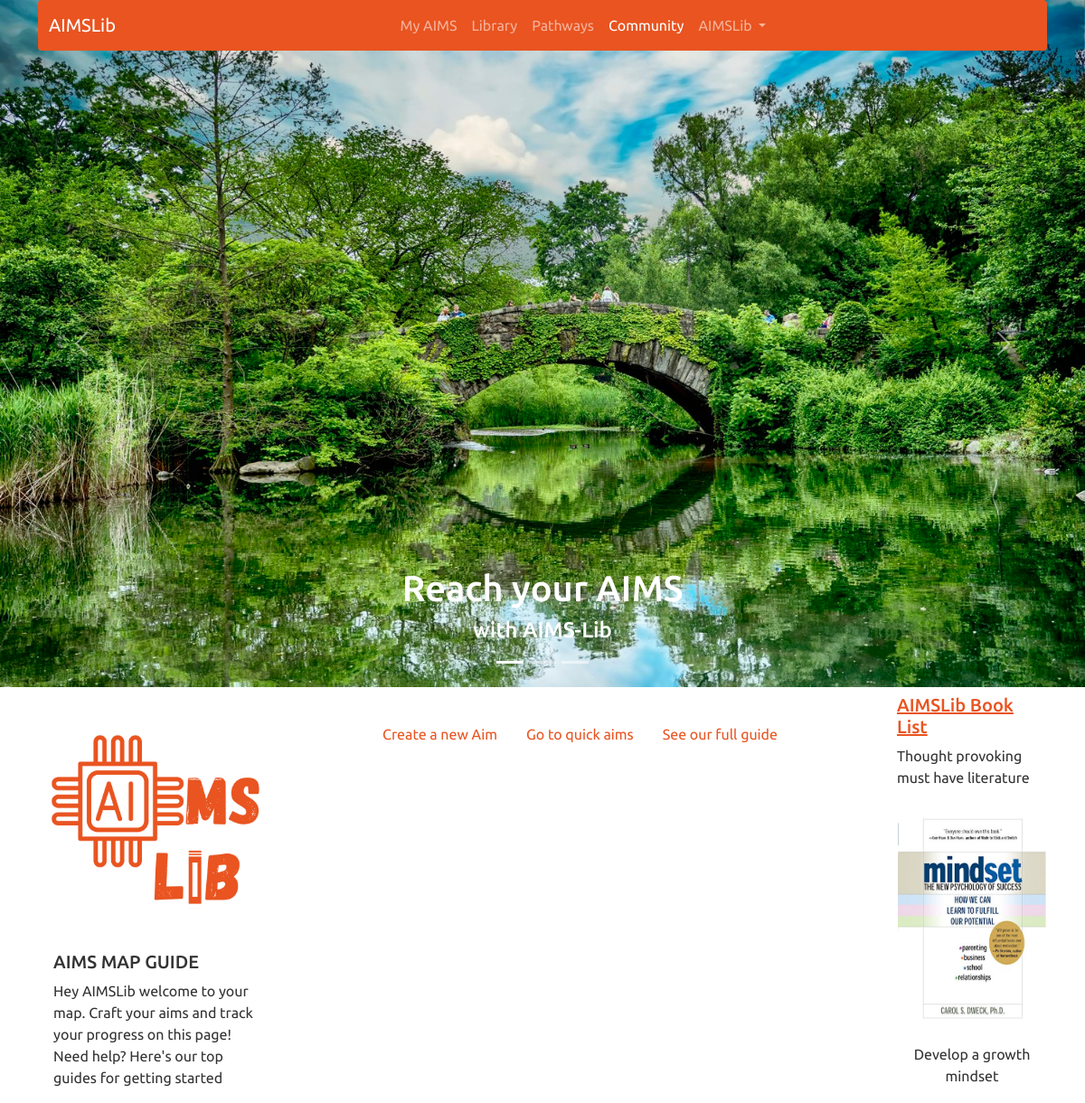
The app's page /aims_dash/ (signed in, upper part), older data.
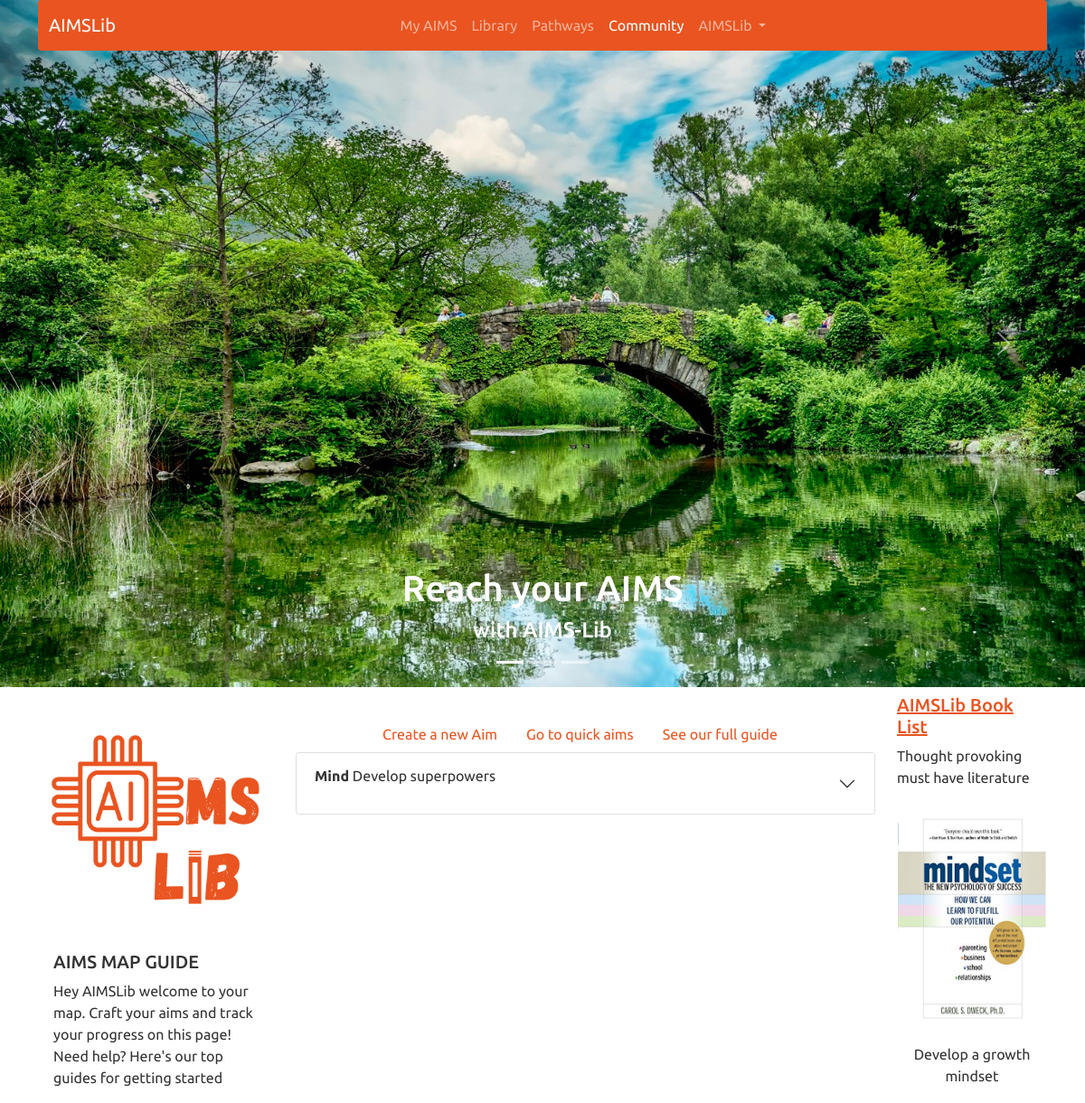
The same page, newer data.
### Development/models.py (models this page shows, shortened)
class DevelopmentCategory(models.Model):
    title = models.CharField(max_length=255)
    description = models.TextField()
    parent_category = models.ForeignKey('self',blank=True, null=True ,related_name='children', on_delete=models.SET_NULL)
    global_standard = models.BooleanField(default=False)

class Aim(models.Model):
    user = models.ForeignKey(User, on_delete=models.CASCADE)
    category = models.ForeignKey(DevelopmentCategory, blank=True, null=True, on_delete=models.SET_NULL)
    title = models.TextField()
    why = models.TextField(blank=True, null=True)
    user_status = models.CharField(max_length=100, choices=USER_STATUS, default="active")

### Development/views.py (the view, shortened to what this page needs)
# urls.py: path('aims_dash/', AimsDash.as_view(), name="aims-dash"),
class AimsDash(TemplateView):
    template_name = "aims_dash.html"
    def get_context_data(self, **kwargs):
        context = super().get_context_data(**kwargs)
        aims_by_cat = []
        all_uncomplete_tracker_periods = ['uncomplete_daily','uncomplete_weekly', 'uncomplete_monthly', 'uncomplete_yearly']
        uncomplete_trackers = OrderedDict({
                                    'daily': None,
                                    'weekly': None,
                                    'monthly':  None,
                                    'yearly': None,})
        uncomplete_daily = []
        uncomplete_weekly = []
        uncomplete_monthly = []
        uncomplete_yearly = []
        for cat in DevelopmentCategory.objects.all():
            all_cat_aim_data = {}
            full_cat_path = get_category_path(cat)
            cat_aims = Aim.objects.filter(user=self.request.user.id, category=cat.id).filter(~Q(user_status="deleted"))
            for aim in cat_aims:
                aim_levers = {}
                all_aim_levers = Lever.objects.filter(on_aim = aim.id).filter(~Q(user_status="deleted")).order_by("in_order")
                for lever in all_aim_levers:
                    lever_trackers = {}
                    trackers = lever.get_trackers()
                    aim_levers[lever] = trackers
                all_cat_aim_data[aim] = aim_levers
            aims_by_cat.append((full_cat_path, all_cat_aim_data))
        context['uncomplete_trackers'] = uncomplete_trackers
        context['aims_by_cat'] = sorted(aims_by_cat)
        context['min_aim_form'] = TrackerMinAimRecordsForm(self.request.POST)
        context['boolean_form'] = TrackerBooleanRecordsForm(self.request.POST)
        return context

### Development/models.py (called while the page is built)
    def get_trackers(self):
        min_aim = list(TrackerMinAim.objects.filter(Q(lever=self)).filter(~Q(user_status="deleted")))
        boolean = list(TrackerBoolean.objects.filter(Q(lever=self)).filter(~Q(user_status="deleted")))
        payload = min_aim+boolean
        sorted_payload = sorted(payload, key=lambda instance: instance.start_date)
        print(sorted_payload)
        return sorted_payload

### Development/views.py (called while the page is built)
def get_category_path(cat, current_path=""):
    if cat.parent_category:
        new_path = " > "
        new_path += str(cat.title)
        new_path += current_path
        return get_category_path(cat.parent_category, current_path=new_path)
    else:
        new_path = str(cat.title)
        new_path += current_path
        return new_path

### Development/templates/aims_dash.html (shortened to what this page needs)
{% extends 'base.html' %}
{% block leftbar %}
{% include "aims_left_bar.html" %}
{% endblock %}
{% block content %}
<div class="container">
  <br/>
    <div class="row">
      <ul class="nav justify-content-center">
        <li class="nav-item">
          <a class="nav-link active" href="{% url 'aims-new' %}">Create a new Aim</a>
        </li>
        <li class="nav-item">
          <a class="nav-link active" href="#quickaims">Go to quick aims</a>
        </li>
        <li class="nav-item">
          <a class="nav-link active" href="{% url 'aims-new' %}">See our full guide</a>
        </li>
      </ul>
    </div>
</div>
{% include "aims.html" %}
{% endblock %}

### Development/templates/aims.html (shortened to what this page needs)
{% if user.is_authenticated %}
    {% for cat in aims_by_cat %}
      {% if cat.1 %}
          <div class="accordion" id="AimsAccordion_{{ cat.0 }}">
            {% for aim, levers in cat.1.items %}
              <div class="accordion-item">
                <h2 class="accordion-header" id="heading_{{ forloop.counter0 }}_{{ forloop.parentloop.counter0 }}">
                  <button class="accordion-button collapsed" type="button" data-bs-toggle="collapse" data-bs-target="#collapse_{{ forloop.counter0 }}_{{ forloop.parentloop.counter0 }}" aria-expanded="false" aria-controls="collapse_{{ forloop.counter0 }}_{{ forloop.parentloop.counter0 }}">
                    <p><strong>{{cat.0}}</strong> {{ aim.title }}</p>
                  </button>
                </h2>
              </div>
            {% endfor %}
          </div>
        {% endif %}
    {% endfor %}
{% endif %}

Row changes from the older to the newer data that the page shows:
added Aim: title "Develop superpowers"
now on this page (row unchanged): DevelopmentCategory: title "Mind"
